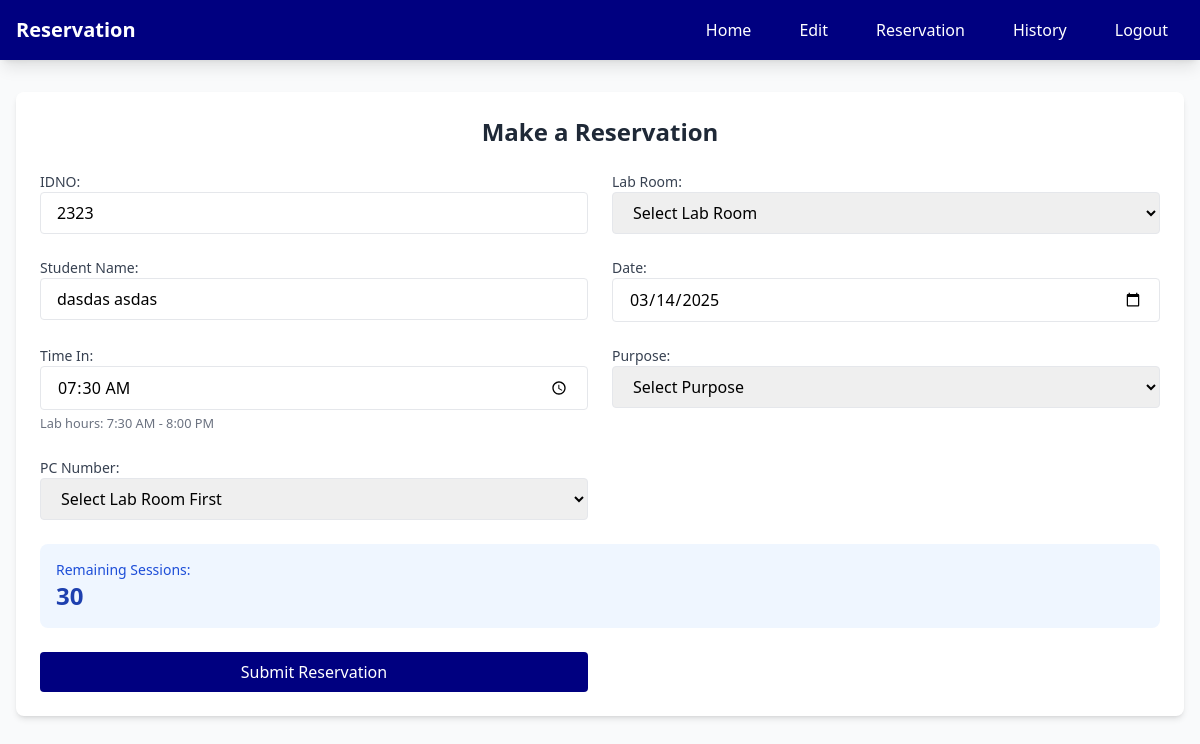
Page /reservation.php (signed in) on the earlier database version.
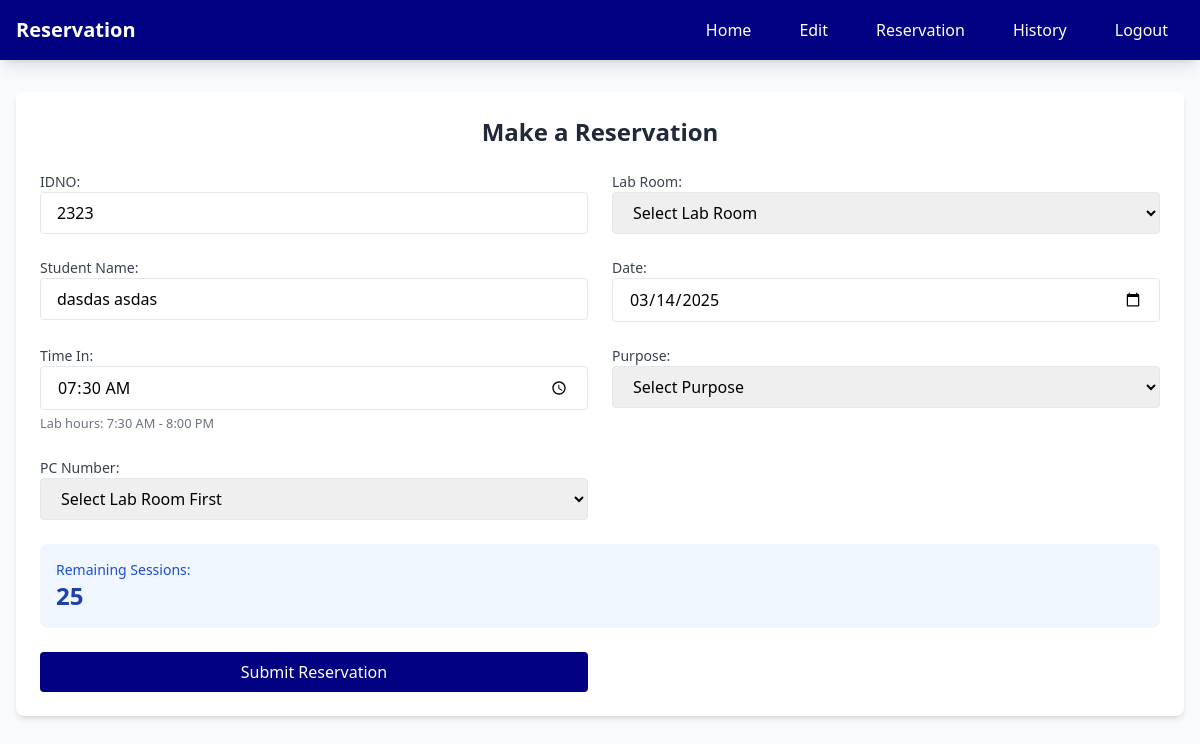
Same page on the later database version.
### tables this page shows
CREATE TABLE `student_session` (
  `id_number` int(11) NOT NULL,
  `remaining_sessions` int(11) NOT NULL DEFAULT 30
);

### reservation.php (the view, shortened to what this page needs)
<?php
include 'header.php';
$servername = "localhost";
$username = "root";
$password = "";
$database = "users";
$conn = new mysqli($servername, $username, $password, $database);
$idno = $_SESSION['IDNO'];
$sql = "SELECT remaining_sessions FROM student_session WHERE id_number = ?";
$stmt = $conn->prepare($sql);
$stmt->bind_param("s", $idno);
$stmt->execute();
$result = $stmt->get_result();
$sessions = $result->fetch_assoc();
if (!$sessions) {
    $remainingSessions = 30;
} else {
    $remainingSessions = $sessions['remaining_sessions'];
}
$studentName = $_SESSION['firstname'] . ' ' . $_SESSION['lastname'];
?>
<nav class="bg-primary shadow-lg">
    <div class="max-w-7xl mx-auto px-4">
    <div class="flex justify-between items-center">
    <span class="text-white text-xl font-bold py-4">Reservation</span>
            <div class="flex space-x-4">
                <div class="hidden md:flex items-center space-x-4">
                    <a href="index.php" class="nav-link text-white hover:text-gray-200">Home</a>
                    <a href="edit_profile.php" class="nav-link text-white hover:text-gray-200">Edit</a>
                    <a href="reservation.php" class="nav-link text-white hover:text-gray-200">Reservation</a>
                    <a href="history.php" class="nav-link text-white hover:text-gray-200">History</a>
                    <a href="login.php" class="nav-link text-white hover:text-gray-200">Logout</a>
                </div>
            </div>
        </div>
    </div>
</nav>
<div class="max-w-7xl mx-auto px-4 py-8">
    <div class="bg-white rounded-lg shadow-md p-6 slide-in-top">
        <h2 class="text-2xl font-bold text-center text-gray-800 mb-6">Make a Reservation</h2>
        <form action="reservation.php" method="post" class="space-y-6">
            <div class="grid grid-cols-1 md:grid-cols-2 gap-6">
                <div>
                    <label class="block text-sm font-medium text-gray-700">IDNO: </label>
                    <input type="text" name="idno" class="form-control" value="<?php echo htmlspecialchars($idno); ?>" readonly>
                </div>
                <div>
                    <label class="block text-sm font-medium text-gray-700">Lab Room: </label>
                    <select name="lab_room" class="form-control" required id="lab_room">
                        <option value="">Select Lab Room</option>
                    </select>
                </div>
                <div>
                    <label class="block text-sm font-medium text-gray-700">Student Name: </label>
                    <input type="text" name="student_name" class="form-control" value="<?php echo htmlspecialchars($studentName); ?>" readonly>
                </div>
                <div>
                    <label class="block text-sm font-medium text-gray-700">Date: </label>
                    <input type="date" name="date" class="form-control" required id="date">
                </div>
                <div>
                    <label class="block text-sm font-medium text-gray-700">Time In: </label>
                    <input type="time"
                           name="time_in"
                           class="form-control"
                           id="time_in"
                           min="07:30"
                           max="20:00"
                           value="07:30"
                           required>
                    <small class="text-gray-500">Lab hours: 7:30 AM - 8:00 PM</small>
                </div>
                <div>
                    <label class="block text-sm font-medium text-gray-700">Purpose: </label>
                    <select name="purpose" class="form-control" required>
                        <option value="">Select Purpose</option>
                    </select>
                </div>
                <div>
                    <label class="block text-sm font-medium text-gray-700">PC Number: </label>
                    <select name="pc_number" class="form-control" required id="pc_select">
                        <option value="">Select Lab Room First</option>
                    </select>
                </div>
                <div class="bg-blue-50 p-4 rounded-lg col-span-2">
                    <label class="block text-sm font-medium text-blue-700">Remaining Sessions: </label>
                    <p class="text-2xl font-bold text-blue-800"><?php echo $remainingSessions; ?></p>
                </div>
                <button type="submit" class="w-full btn-primary"
                        <?php echo $remainingSessions <= 0 ? 'disabled' : ''; ?>
                        name="submit_reservation">
                    <?php echo $remainingSessions <= 0 ? 'No Sessions Available' : 'Submit Reservation'; ?>
                </button>
            </div>
        </form>
    </div>
</div>

### header.php (shortened to what this page needs)
<!DOCTYPE html>
<html lang="en">
<head>
    <script src="https://cdn.tailwindcss.com"></script>
</head>
<body class="bg-gray-50">

Differences in the rows shown:
added student_session: remaining_sessions "25"
Other differences:
$remainingSessions: "30" → (not shown)
